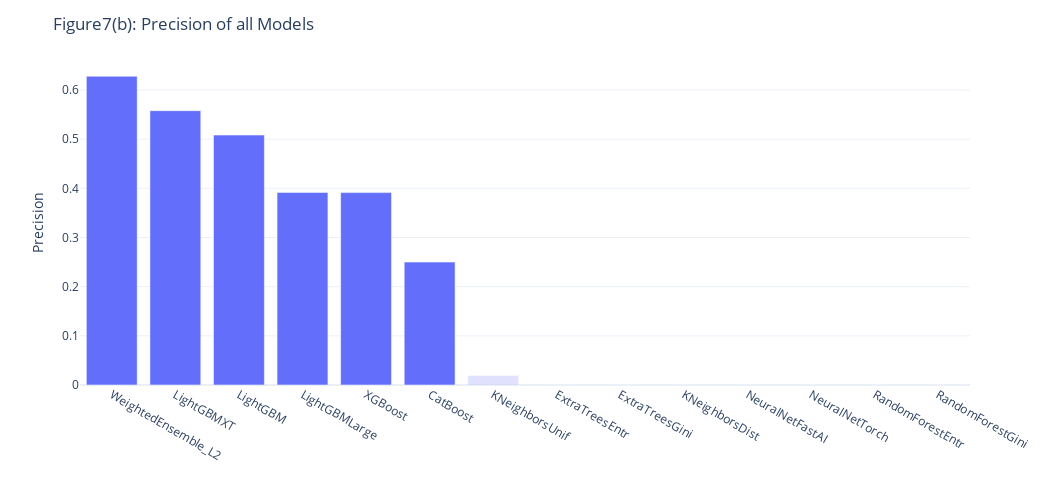

The cell this chart's notebook holds for it:
### Markdown cell above
#### Precision

### Code cell
figs['실험1모델비교PRE'].layout['title']['text']='Figure7(b): Precision of all Models'
figs['실험1모델비교PRE'].layout['width']=1050
figs['실험1모델비교PRE'].layout['height']=500
figs['실험1모델비교PRE']

### Figure 1 — Plotly figure (JSON) as saved in the notebook; plotly's stock layout.template omitted (floating-point values rounded to 4 significant figures)
{"data": [{"alignmentgroup": "True", "hovertemplate": "Top6=True<br>Method=%{x}<br>Value=%{y}<extra></extra>", "legendgroup": "True", "marker": {"color": "#636efa", "pattern": {"shape": ""}}, "name": "True", "offsetgroup": "True", "orientation": "v", "showlegend": false, "textposition": "auto", "type": "bar", "x": ["WeightedEnsemble_L2", "LightGBMXT", "LightGBM", "LightGBMLarge", "XGBoost", "CatBoost"], "xaxis": "x", "y": [0.628, 0.558, 0.5083, 0.3917, 0.3913, 0.25], "yaxis": "y"}, {"alignmentgroup": "True", "hovertemplate": "Top6=False<br>Method=%{x}<br>Value=%{y}<extra></extra>", "legendgroup": "False", "marker": {"color": "#636efa", "opacity": 0.2, "pattern": {"shape": ""}}, "name": "False", "offsetgroup": "False", "orientation": "v", "showlegend": false, "textposition": "auto", "type": "bar", "x": ["KNeighborsUnif", "ExtraTreesEntr", "ExtraTreesGini", "KNeighborsDist", "NeuralNetFastAI", "NeuralNetTorch", "RandomForestEntr", "RandomForestGini"], "xaxis": "x", "y": [0.01923, 0, 0, 0, 0, 0, 0, 0], "yaxis": "y"}], "layout": {"barmode": "relative", "height": 500, "legend": {"title": {"text": "Top6"}, "tracegroupgap": 0}, "margin": {"t": 60}, "title": {"text": "Figure7(b): Precision of all Models"}, "width": 1050, "xaxis": {"anchor": "y", "autorange": true, "domain": [0, 1], "range": [-0.5, 13.5], "title": {"text": ""}, "type": "category"}, "yaxis": {"anchor": "x", "autorange": true, "domain": [0, 1], "range": [0, 0.661], "title": {"text": "Precision"}, "type": "linear"}}}
